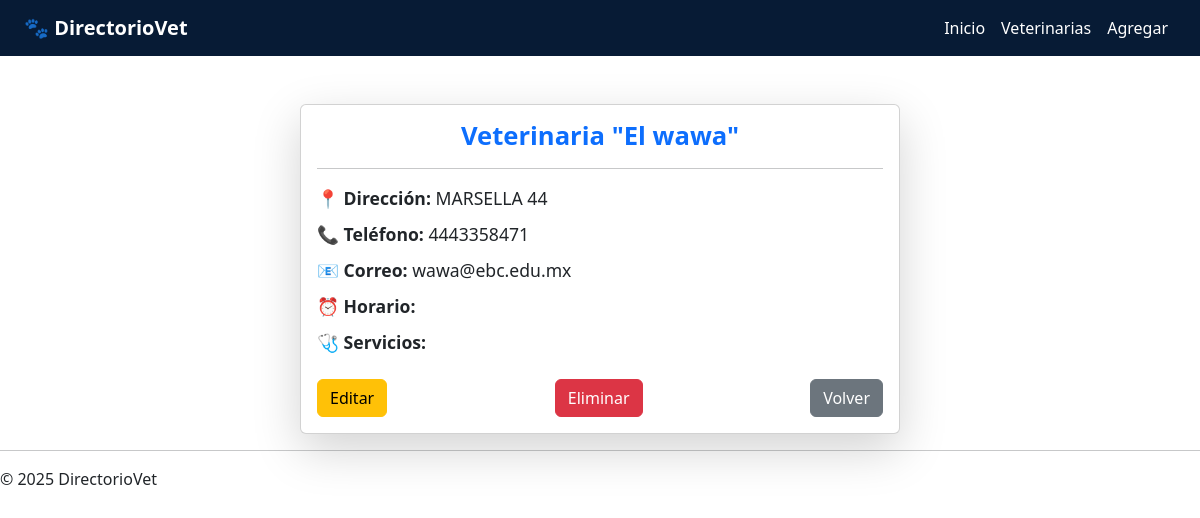
The app's page /veterinarias/1/ with its own data.
### veterinarias/models.py (models this page shows, shortened)
class Veterinaria(models.Model):
    nombre = models.CharField(max_length=255)
    direccion = models.TextField()
    telefono = models.CharField(max_length=20)
    email = models.EmailField()
    admite_emergencias = models.BooleanField(default=False)
    SERVICIOS_OPCIONES = (
        ('spa', 'Spa'),
        ('consulta', 'Consulta veterinaria'),
        ('cirugia', 'Cirugía'),
        ('farmacia', 'Farmacia'),
        ('accesorios', 'Venta de accesorios'),
        ('comida', 'Venta de comida'),
        ('domicilio', 'Servicio a domicilio'),
        ('pension', 'Pensión'),
        ('esterilizacion', 'Esterilización'),
    )
    servicios = MultiSelectField(choices=SERVICIOS_OPCIONES, blank=True)

### veterinarias/views.py (the view)
# urls.py: path('veterinarias/<int:pk>/', views.detalle_veterinaria, name='detalle_veterinaria'),
def detalle_veterinaria(request, pk):
    veterinaria = get_object_or_404(Veterinaria, pk=pk)
    return render(request, 'veterinarias/detalle.html', {'veterinaria': veterinaria})

### veterinarias/templates/veterinarias/detalle.html (shortened to what this page needs)
{% extends 'veterinarias/base.html' %}
{% block content %}
<div class="container mt-5">
    <div class="card shadow-lg mx-auto" style="max-width: 600px;">
        <div class="card-body">
            <h3 class="card-title text-center text-primary">{{ veterinaria.nombre }}</h3>
            <hr>
            <p><strong>📍 Dirección:</strong> {{ veterinaria.direccion }}</p>
            <p><strong>📞 Teléfono:</strong> {{ veterinaria.telefono }}</p>
            <p><strong>📧 Correo:</strong> {{ veterinaria.email }}</p>
            <p><strong>⏰ Horario:</strong> {{ veterinaria.horario }}</p>
            <p><strong>🩺 Servicios:</strong> {{ veterinaria.servicios }}</p>
            <div class="mt-4 d-flex justify-content-between">
                <a href="{% url 'editar_veterinaria' veterinaria.pk %}" class="btn btn-warning">Editar</a>
                <a href="{% url 'eliminar_veterinaria' veterinaria.pk %}" class="btn btn-danger">Eliminar</a>
                <a href="{% url 'lista_veterinarias' %}" class="btn btn-secondary">Volver</a>
            </div>
        </div>
    </div>
</div>
{% endblock %}

### veterinarias/static/veterinarias/css/styles.css (style rules this page uses)
.card { border-radius: 10px; transition: transform 0.2s ease; }
.card-title { color: #1a4d8f; }
.card-title { font-size: 1.6rem; font-weight: 600; }
.card-body p { font-size: 1rem; margin-bottom: 0.6rem; }
.card p { font-size: 1.1rem; }

### records on screen
Veterinaria: nombre "Veterinaria \"El wawa\"", direccion "MARSELLA 44", telefono "4443358471", email "wawa@ebc.edu.mx"
